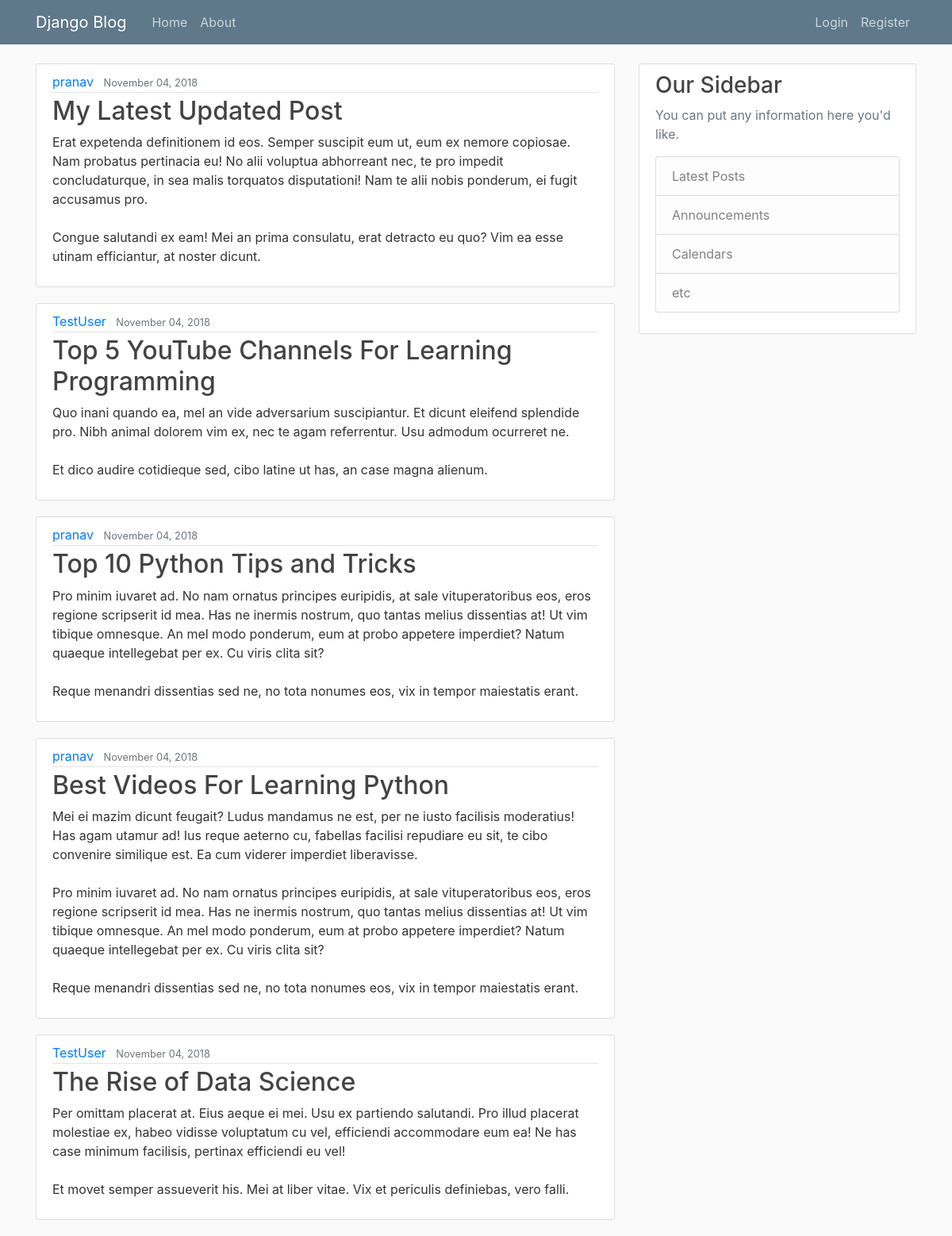
Before: / with the older database file.
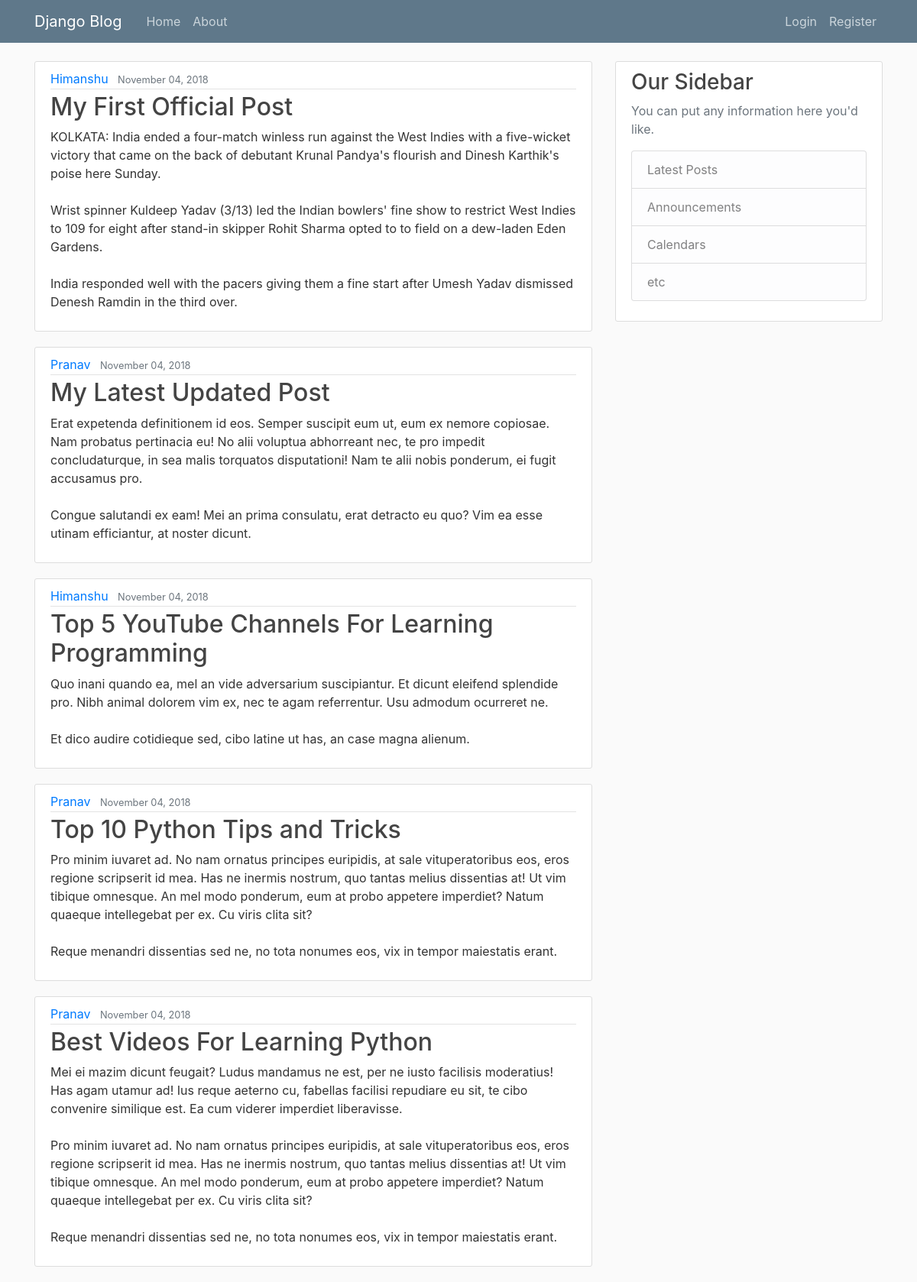
After: the same page with the newer database file.
### blog/models.py (models this page shows, shortened)
class Post(models.Model):
	title = models.CharField(max_length=100)
	content = models.TextField()
	date_posted = models.DateTimeField(default=timezone.now)
	author = models.ForeignKey(User, on_delete=models.CASCADE) #Many posts can have repeated authors, authors are coming from users

### blog/views.py (the view)
# urls.py: path('', PostListView.as_view() , name='blog-home'),
class PostListView(ListView):
	model = Post
	template_name = 'blog/home.html' #default looks for <app>/<model>_<view_type>.html
	context_object_name = 'posts'
	ordering = ['-date_posted']
	paginate_by = 5

### blog/templates/blog/home.html
{% extends "blog/base.html" %}
{% block content %}
    {% for post in posts %}
        <article class="media content-section">
          <div class="media-body">
            <div class="article-metadata">
              <a class="mr-2" href="#">{{ post.author }}</a>
              <small class="text-muted">{{ post.date_posted|date:"F d, Y" }}</small>
            </div>
            <h2><a class="article-title" href="#">{{ post.title }}</a></h2>
            <p class="article-content">{{ post.content }}</p>
          </div>
        </article>
    {% endfor %}
{% endblock content %}

### blog/templates/blog/base.html (shortened to what this page needs)
{% load static %}
<!DOCTYPE html>
<html>
<head>
    <link rel="stylesheet" href="https://maxcdn.bootstrapcdn.com/bootstrap/4.0.0/css/bootstrap.min.css">
    <link rel="stylesheet" type="text/css" href="{% static 'blog/main.css' %}">
</head>
<body>
    <header class="site-header">
      <nav class="navbar navbar-expand-md navbar-dark bg-steel fixed-top">
        <div class="container">
          <a class="navbar-brand mr-4" href="{% url 'blog-home' %}">Django Blog</a>
          <div class="collapse navbar-collapse" id="navbarToggle">
            <div class="navbar-nav mr-auto">
              <a class="nav-item nav-link" href="{% url 'blog-home' %}">Home</a>
              <a class="nav-item nav-link" href="{% url 'blog-about' %}">About</a>
            </div>
            <div class="navbar-nav">
              {% if user.is_authenticated %}
                <a class="nav-item nav-link" href="{% url 'post-create' %}">New Post</a>
                <a class="nav-item nav-link" href="{% url 'profile' %}">Profile</a>
                <a class="nav-item nav-link" href="{% url 'logout' %}">Logout</a>
              {% else %}
                <a class="nav-item nav-link" href="{% url 'login' %}">Login</a>
                <a class="nav-item nav-link" href="{% url 'register' %}">Register</a>
              {% endif %}
            </div>
          </div>
        </div>
      </nav>
    </header>
    <main role="main" class="container">
      <div class="row">
        <div class="col-md-8">
          {% block content %}{% endblock %}
        </div>
        <div class="col-md-4">
          <div class="content-section">
            <h3>Our Sidebar</h3>
            <p class='text-muted'>You can put any information here you'd like.
              <ul class="list-group">
                <li class="list-group-item list-group-item-light">Latest Posts</li>
                <li class="list-group-item list-group-item-light">Announcements</li>
                <li class="list-group-item list-group-item-light">Calendars</li>
                <li class="list-group-item list-group-item-light">etc</li>
              </ul>
            </p>
          </div>
        </div>
      </div>
    </main>
</body>
</html>

### blog/static/blog/main.css (style rules this page uses)
body { background: #fafafa; color: #333333; margin-top: 5rem; }
h1, h2, h3, h4, h5, h6 { color: #444444; }
ul { margin: 0; }
.bg-steel { background-color: #5f788a; }
.site-header .navbar-nav .nav-link { color: #cbd5db; }
.content-section { background: #ffffff; padding: 10px 20px; border: 1px solid #dddddd; border-radius: 3px; margin-bottom: 20px; }
.article-title { color: #444444; }
.article-content { white-space: pre-line; }
.article-metadata { padding-bottom: 1px; margin-bottom: 4px; border-bottom: 1px solid #e3e3e3 }

Changed rows visible on the page:
no longer on this page (row unchanged): Post: author "TestUser", date_posted "November 04, 2018", title "The Rise of Data Science", content "Per omittam placerat at. Eius aeque ei mei. Usu ex partiendo salutandi. Pro illud placerat molestiae ex, habeo vidisse voluptatum cu vel, efficiendi accommodare eum ea! Ne has case minimum facilisis, pertinax efficiendi eu vel! Et movet semper assueverit his. Mei at liber vitae. Vix et periculis definiebas, vero falli."
added Post: author "Himanshu", date_posted "November 04, 2018", title "My First Official Post", content "KOLKATA: India ended a four-match winless run against the West Indies with a five-wicket victory that came on the back of debutant Krunal Pandya's flourish and Dinesh Karthik's poise here Sunday. Wrist spinner Kuldeep Yadav (3/13) led the Indian bowlers' fine show to restrict West Indies to 109 for eight after stand-in skipper Rohit Sharma opted to to field on a dew-laden Eden Gardens. India responded well with the pacers giving them a fine start after Umesh Yadav dismissed Denesh Ramdin in the third over."
changed through a linked row, Post "My Latest Updated Post": author "pranav" → "Pranav"
changed through a linked row, Post "Top 5 YouTube Channels For Learning Programming": author "TestUser" → "Himanshu"
changed through a linked row, Post "Top 10 Python Tips and Tricks": author "pranav" → "Pranav"
changed through a linked row, Post "Best Videos For Learning Python": author "pranav" → "Pranav"
